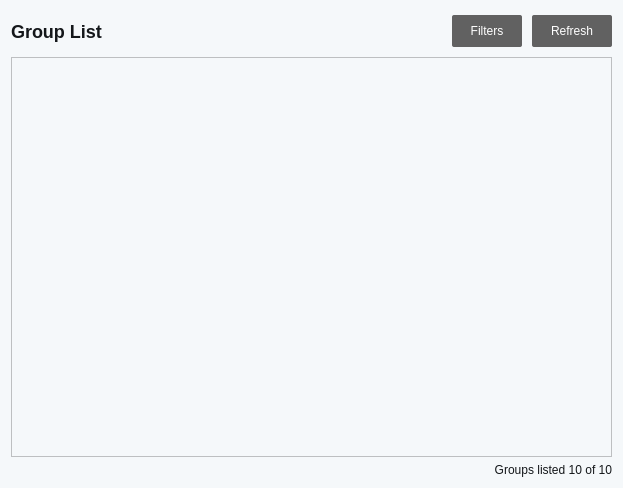
<?xml version="1.0" encoding="UTF-8"?>
<ui version="4.0">
 <class>GroupsList</class>
 <widget class="QWidget" name="GroupsList">
  <property name="geometry">
   <rect>
    <x>0</x>
    <y>0</y>
    <width>623</width>
    <height>488</height>
   </rect>
  </property>
  <property name="windowTitle">
   <string>Form</string>
  </property>
  <property name="styleSheet">
   <string notr="true">background: #F5F8FA;
color: #14171A;
font-family:&quot;Segoe UI&quot;,Roboto,&quot;Helvetica Neue&quot;,Arial,&quot;Noto Sans&quot;,sans-serif,&quot;Apple Color Emoji&quot;,&quot;Segoe UI Emoji&quot;,&quot;Segoe UI Symbol&quot;,&quot;Noto Color Emoji&quot;</string>
  </property>
  <layout class="QVBoxLayout" name="verticalLayout">
   <item>
    <widget class="QWidget" name="widget" native="true">
     <property name="minimumSize">
      <size>
       <width>0</width>
       <height>40</height>
      </size>
     </property>
     <property name="styleSheet">
      <string notr="true">QPushButton {
background: #616161;
border-radius: 2px;
color: #fff;
padding: 8px 16px;
}</string>
     </property>
     <layout class="QHBoxLayout" name="horizontalLayout">
      <property name="spacing">
       <number>0</number>
      </property>
      <property name="leftMargin">
       <number>0</number>
      </property>
      <property name="topMargin">
       <number>0</number>
      </property>
      <property name="rightMargin">
       <number>0</number>
      </property>
      <property name="bottomMargin">
       <number>0</number>
      </property>
      <item>
       <widget class="QLabel" name="titleLabel">
        <property name="styleSheet">
         <string notr="true">font-size:18px;
font-weight: 500;</string>
        </property>
        <property name="text">
         <string>Group List</string>
        </property>
       </widget>
      </item>
      <item>
       <widget class="QPushButton" name="filtersButton">
        <property name="minimumSize">
         <size>
          <width>70</width>
          <height>32</height>
         </size>
        </property>
        <property name="maximumSize">
         <size>
          <width>70</width>
          <height>16777215</height>
         </size>
        </property>
        <property name="text">
         <string>Filters</string>
        </property>
       </widget>
      </item>
      <item>
       <spacer name="horizontalSpacer">
        <property name="orientation">
         <enum>Qt::Horizontal</enum>
        </property>
        <property name="sizeType">
         <enum>QSizePolicy::Fixed</enum>
        </property>
        <property name="sizeHint" stdset="0">
         <size>
          <width>10</width>
          <height>20</height>
         </size>
        </property>
       </spacer>
      </item>
      <item>
       <widget class="QPushButton" name="refreshButton">
        <property name="minimumSize">
         <size>
          <width>80</width>
          <height>32</height>
         </size>
        </property>
        <property name="maximumSize">
         <size>
          <width>32</width>
          <height>32</height>
         </size>
        </property>
        <property name="text">
         <string>Refresh</string>
        </property>
        <property name="icon">
         <iconset theme="refresh">
          <normaloff>.</normaloff>.</iconset>
        </property>
        <property name="autoDefault">
         <bool>false</bool>
        </property>
        <property name="default">
         <bool>true</bool>
        </property>
        <property name="flat">
         <bool>false</bool>
        </property>
       </widget>
      </item>
     </layout>
    </widget>
   </item>
   <item>
    <widget class="QTableView" name="tableView">
     <property name="styleSheet">
      <string notr="true">QMenu::item:selected {
	color: black;
	background-color: rgb(85, 170, 255)
}</string>
     </property>
     <property name="editTriggers">
      <set>QAbstractItemView::DoubleClicked|QAbstractItemView::EditKeyPressed</set>
     </property>
     <property name="alternatingRowColors">
      <bool>true</bool>
     </property>
     <property name="cornerButtonEnabled">
      <bool>false</bool>
     </property>
    </widget>
   </item>
   <item>
    <widget class="QLabel" name="infoLabel">
     <property name="layoutDirection">
      <enum>Qt::LeftToRight</enum>
     </property>
     <property name="text">
      <string>Groups listed 10 of 10</string>
     </property>
     <property name="alignment">
      <set>Qt::AlignRight|Qt::AlignTrailing|Qt::AlignVCenter</set>
     </property>
    </widget>
   </item>
  </layout>
 </widget>
 <tabstops>
  <tabstop>filtersButton</tabstop>
  <tabstop>refreshButton</tabstop>
  <tabstop>tableView</tabstop>
 </tabstops>
 <resources/>
 <connections/>
</ui>
